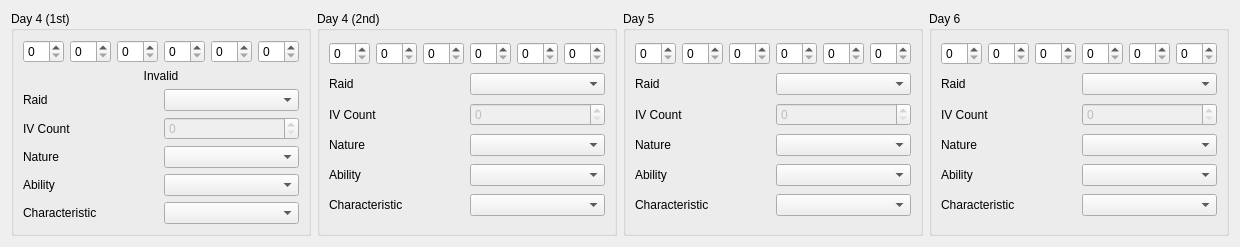
<?xml version="1.0" encoding="UTF-8"?>
<ui version="4.0">
 <class>RaidInfo35</class>
 <widget class="QWidget" name="RaidInfo35">
  <property name="geometry">
   <rect>
    <x>0</x>
    <y>0</y>
    <width>1212</width>
    <height>223</height>
   </rect>
  </property>
  <property name="windowTitle">
   <string>Form</string>
  </property>
  <layout class="QGridLayout" name="gridLayout">
   <item row="0" column="0">
    <widget class="QGroupBox" name="groupBoxDay4_1">
     <property name="sizePolicy">
      <sizepolicy hsizetype="Preferred" vsizetype="Preferred">
       <horstretch>0</horstretch>
       <verstretch>1</verstretch>
      </sizepolicy>
     </property>
     <property name="title">
      <string>Day 4 (1st)</string>
     </property>
     <layout class="QGridLayout" name="gridLayout_2">
      <item row="3" column="0">
       <widget class="QLabel" name="labelIVCountDay4_1">
        <property name="text">
         <string>IV Count</string>
        </property>
       </widget>
      </item>
      <item row="5" column="0">
       <widget class="QLabel" name="labelAbilityDay4_1">
        <property name="text">
         <string>Ability</string>
        </property>
       </widget>
      </item>
      <item row="6" column="0">
       <widget class="QLabel" name="labelCharacteristicDay4_1">
        <property name="text">
         <string>Characteristic</string>
        </property>
       </widget>
      </item>
      <item row="2" column="0">
       <widget class="QLabel" name="labelRaidDay4_1">
        <property name="text">
         <string>Raid</string>
        </property>
       </widget>
      </item>
      <item row="0" column="0" colspan="2">
       <layout class="QHBoxLayout" name="horizontalLayout">
        <item>
         <widget class="QSpinBox" name="spinBoxHPDay4_1">
          <property name="maximum">
           <number>31</number>
          </property>
         </widget>
        </item>
        <item>
         <widget class="QSpinBox" name="spinBoxAtkDay4_1">
          <property name="maximum">
           <number>31</number>
          </property>
         </widget>
        </item>
        <item>
         <widget class="QSpinBox" name="spinBoxDefDay4_1">
          <property name="maximum">
           <number>31</number>
          </property>
         </widget>
        </item>
        <item>
         <widget class="QSpinBox" name="spinBoxSpADay4_1">
          <property name="maximum">
           <number>31</number>
          </property>
         </widget>
        </item>
        <item>
         <widget class="QSpinBox" name="spinBoxSpDDay4_1">
          <property name="maximum">
           <number>31</number>
          </property>
         </widget>
        </item>
        <item>
         <widget class="QSpinBox" name="spinBoxSpeDay4_1">
          <property name="maximum">
           <number>31</number>
          </property>
         </widget>
        </item>
       </layout>
      </item>
      <item row="6" column="1">
       <widget class="QComboBox" name="comboBoxCharacteristicDay4_1"/>
      </item>
      <item row="4" column="0">
       <widget class="QLabel" name="labelNatureDay4_1">
        <property name="text">
         <string>Nature</string>
        </property>
       </widget>
      </item>
      <item row="2" column="1">
       <widget class="QComboBox" name="comboBoxRaidDay4_1"/>
      </item>
      <item row="5" column="1">
       <widget class="QComboBox" name="comboBoxAbilityDay4_1"/>
      </item>
      <item row="3" column="1">
       <widget class="QSpinBox" name="spinBoxIVCountDay4_1">
        <property name="enabled">
         <bool>false</bool>
        </property>
       </widget>
      </item>
      <item row="4" column="1">
       <widget class="QComboBox" name="comboBoxNatureDay4_1"/>
      </item>
      <item row="1" column="0" colspan="2">
       <widget class="QLabel" name="labelCheck">
        <property name="text">
         <string>Invalid</string>
        </property>
        <property name="alignment">
         <set>Qt::AlignCenter</set>
        </property>
       </widget>
      </item>
     </layout>
    </widget>
   </item>
   <item row="0" column="1">
    <widget class="QGroupBox" name="groupBoxDay4_2">
     <property name="sizePolicy">
      <sizepolicy hsizetype="Preferred" vsizetype="Preferred">
       <horstretch>0</horstretch>
       <verstretch>1</verstretch>
      </sizepolicy>
     </property>
     <property name="title">
      <string>Day 4 (2nd)</string>
     </property>
     <layout class="QGridLayout" name="gridLayout_5">
      <item row="0" column="0" colspan="2">
       <layout class="QHBoxLayout" name="horizontalLayout_2">
        <item>
         <widget class="QSpinBox" name="spinBoxHPDay4_2">
          <property name="maximum">
           <number>31</number>
          </property>
         </widget>
        </item>
        <item>
         <widget class="QSpinBox" name="spinBoxAtkDay4_2">
          <property name="maximum">
           <number>31</number>
          </property>
         </widget>
        </item>
        <item>
         <widget class="QSpinBox" name="spinBoxDefDay4_2">
          <property name="maximum">
           <number>31</number>
          </property>
         </widget>
        </item>
        <item>
         <widget class="QSpinBox" name="spinBoxSpADay4_2">
          <property name="maximum">
           <number>31</number>
          </property>
         </widget>
        </item>
        <item>
         <widget class="QSpinBox" name="spinBoxSpDDay4_2">
          <property name="maximum">
           <number>31</number>
          </property>
         </widget>
        </item>
        <item>
         <widget class="QSpinBox" name="spinBoxSpeDay4_2">
          <property name="maximum">
           <number>31</number>
          </property>
         </widget>
        </item>
       </layout>
      </item>
      <item row="1" column="0">
       <widget class="QLabel" name="labelRaidDay4_2">
        <property name="text">
         <string>Raid</string>
        </property>
       </widget>
      </item>
      <item row="1" column="1">
       <widget class="QComboBox" name="comboBoxRaidDay4_2"/>
      </item>
      <item row="2" column="0">
       <widget class="QLabel" name="labelIVCountDay4_2">
        <property name="text">
         <string>IV Count</string>
        </property>
       </widget>
      </item>
      <item row="2" column="1">
       <widget class="QSpinBox" name="spinBoxIVCountDay4_2">
        <property name="enabled">
         <bool>false</bool>
        </property>
       </widget>
      </item>
      <item row="3" column="0">
       <widget class="QLabel" name="labelNatureDay4_2">
        <property name="text">
         <string>Nature</string>
        </property>
       </widget>
      </item>
      <item row="3" column="1">
       <widget class="QComboBox" name="comboBoxNatureDay4_2"/>
      </item>
      <item row="4" column="0">
       <widget class="QLabel" name="labelAbilityDay4_2">
        <property name="text">
         <string>Ability</string>
        </property>
       </widget>
      </item>
      <item row="4" column="1">
       <widget class="QComboBox" name="comboBoxAbilityDay4_2"/>
      </item>
      <item row="5" column="0">
       <widget class="QLabel" name="labelCharacteristicDay4_2">
        <property name="text">
         <string>Characteristic</string>
        </property>
       </widget>
      </item>
      <item row="5" column="1">
       <widget class="QComboBox" name="comboBoxCharacteristicDay4_2"/>
      </item>
     </layout>
    </widget>
   </item>
   <item row="0" column="2">
    <widget class="QGroupBox" name="groupBoxDay5">
     <property name="sizePolicy">
      <sizepolicy hsizetype="Preferred" vsizetype="Preferred">
       <horstretch>0</horstretch>
       <verstretch>1</verstretch>
      </sizepolicy>
     </property>
     <property name="title">
      <string>Day 5</string>
     </property>
     <layout class="QGridLayout" name="gridLayout_6">
      <item row="0" column="0" colspan="2">
       <layout class="QHBoxLayout" name="horizontalLayout_3">
        <item>
         <widget class="QSpinBox" name="spinBoxHPDay5">
          <property name="maximum">
           <number>31</number>
          </property>
         </widget>
        </item>
        <item>
         <widget class="QSpinBox" name="spinBoxAtkDay5">
          <property name="maximum">
           <number>31</number>
          </property>
         </widget>
        </item>
        <item>
         <widget class="QSpinBox" name="spinBoxDefDay5">
          <property name="maximum">
           <number>31</number>
          </property>
         </widget>
        </item>
        <item>
         <widget class="QSpinBox" name="spinBoxSpADay5">
          <property name="maximum">
           <number>31</number>
          </property>
         </widget>
        </item>
        <item>
         <widget class="QSpinBox" name="spinBoxSpDDay5">
          <property name="maximum">
           <number>31</number>
          </property>
         </widget>
        </item>
        <item>
         <widget class="QSpinBox" name="spinBoxSpeDay5">
          <property name="maximum">
           <number>31</number>
          </property>
         </widget>
        </item>
       </layout>
      </item>
      <item row="1" column="0">
       <widget class="QLabel" name="labelRaidDay5">
        <property name="text">
         <string>Raid</string>
        </property>
       </widget>
      </item>
      <item row="1" column="1">
       <widget class="QComboBox" name="comboBoxRaidDay5"/>
      </item>
      <item row="2" column="0">
       <widget class="QLabel" name="labelIVCountDay5">
        <property name="text">
         <string>IV Count</string>
        </property>
       </widget>
      </item>
      <item row="2" column="1">
       <widget class="QSpinBox" name="spinBoxIVCountDay5">
        <property name="enabled">
         <bool>false</bool>
        </property>
       </widget>
      </item>
      <item row="3" column="0">
       <widget class="QLabel" name="labelNatureDay5">
        <property name="text">
         <string>Nature</string>
        </property>
       </widget>
      </item>
      <item row="3" column="1">
       <widget class="QComboBox" name="comboBoxNatureDay5"/>
      </item>
      <item row="4" column="0">
       <widget class="QLabel" name="labelAbilityDay5">
        <property name="text">
         <string>Ability</string>
        </property>
       </widget>
      </item>
      <item row="4" column="1">
       <widget class="QComboBox" name="comboBoxAbilityDay5"/>
      </item>
      <item row="5" column="0">
       <widget class="QLabel" name="labelCharacteristicDay5">
        <property name="text">
         <string>Characteristic</string>
        </property>
       </widget>
      </item>
      <item row="5" column="1">
       <widget class="QComboBox" name="comboBoxCharacteristicDay5"/>
      </item>
     </layout>
    </widget>
   </item>
   <item row="0" column="3">
    <widget class="QGroupBox" name="groupBoxDay6">
     <property name="sizePolicy">
      <sizepolicy hsizetype="Preferred" vsizetype="Preferred">
       <horstretch>0</horstretch>
       <verstretch>1</verstretch>
      </sizepolicy>
     </property>
     <property name="title">
      <string>Day 6</string>
     </property>
     <layout class="QGridLayout" name="gridLayout_7">
      <item row="0" column="0" colspan="2">
       <layout class="QHBoxLayout" name="horizontalLayout_4">
        <item>
         <widget class="QSpinBox" name="spinBoxHPDay6">
          <property name="maximum">
           <number>31</number>
          </property>
         </widget>
        </item>
        <item>
         <widget class="QSpinBox" name="spinBoxAtkDay6">
          <property name="maximum">
           <number>31</number>
          </property>
         </widget>
        </item>
        <item>
         <widget class="QSpinBox" name="spinBoxDefDay6">
          <property name="maximum">
           <number>31</number>
          </property>
         </widget>
        </item>
        <item>
         <widget class="QSpinBox" name="spinBoxSpADay6">
          <property name="maximum">
           <number>31</number>
          </property>
         </widget>
        </item>
        <item>
         <widget class="QSpinBox" name="spinBoxSpDDay6">
          <property name="maximum">
           <number>31</number>
          </property>
         </widget>
        </item>
        <item>
         <widget class="QSpinBox" name="spinBoxSpeDay6">
          <property name="maximum">
           <number>31</number>
          </property>
         </widget>
        </item>
       </layout>
      </item>
      <item row="1" column="0">
       <widget class="QLabel" name="labelRaidDay6">
        <property name="text">
         <string>Raid</string>
        </property>
       </widget>
      </item>
      <item row="1" column="1">
       <widget class="QComboBox" name="comboBoxRaidDay6"/>
      </item>
      <item row="2" column="0">
       <widget class="QLabel" name="labelIVCountDay6">
        <property name="text">
         <string>IV Count</string>
        </property>
       </widget>
      </item>
      <item row="2" column="1">
       <widget class="QSpinBox" name="spinBoxIVCountDay6">
        <property name="enabled">
         <bool>false</bool>
        </property>
       </widget>
      </item>
      <item row="3" column="0">
       <widget class="QLabel" name="labelNatureDay6">
        <property name="text">
         <string>Nature</string>
        </property>
       </widget>
      </item>
      <item row="3" column="1">
       <widget class="QComboBox" name="comboBoxNatureDay6"/>
      </item>
      <item row="4" column="0">
       <widget class="QLabel" name="labelAbilityDay6">
        <property name="text">
         <string>Ability</string>
        </property>
       </widget>
      </item>
      <item row="4" column="1">
       <widget class="QComboBox" name="comboBoxAbilityDay6"/>
      </item>
      <item row="5" column="0">
       <widget class="QLabel" name="labelCharacteristicDay6">
        <property name="text">
         <string>Characteristic</string>
        </property>
       </widget>
      </item>
      <item row="5" column="1">
       <widget class="QComboBox" name="comboBoxCharacteristicDay6"/>
      </item>
     </layout>
    </widget>
   </item>
  </layout>
 </widget>
 <tabstops>
  <tabstop>spinBoxHPDay4_1</tabstop>
  <tabstop>spinBoxAtkDay4_1</tabstop>
  <tabstop>spinBoxDefDay4_1</tabstop>
  <tabstop>spinBoxSpADay4_1</tabstop>
  <tabstop>spinBoxSpDDay4_1</tabstop>
  <tabstop>spinBoxSpeDay4_1</tabstop>
  <tabstop>comboBoxRaidDay4_1</tabstop>
  <tabstop>spinBoxIVCountDay4_1</tabstop>
  <tabstop>comboBoxNatureDay4_1</tabstop>
  <tabstop>comboBoxAbilityDay4_1</tabstop>
  <tabstop>comboBoxCharacteristicDay4_1</tabstop>
  <tabstop>spinBoxHPDay4_2</tabstop>
  <tabstop>spinBoxAtkDay4_2</tabstop>
  <tabstop>spinBoxDefDay4_2</tabstop>
  <tabstop>spinBoxSpADay4_2</tabstop>
  <tabstop>spinBoxSpDDay4_2</tabstop>
  <tabstop>spinBoxSpeDay4_2</tabstop>
  <tabstop>comboBoxRaidDay4_2</tabstop>
  <tabstop>spinBoxIVCountDay4_2</tabstop>
  <tabstop>comboBoxNatureDay4_2</tabstop>
  <tabstop>comboBoxAbilityDay4_2</tabstop>
  <tabstop>comboBoxCharacteristicDay4_2</tabstop>
  <tabstop>spinBoxHPDay5</tabstop>
  <tabstop>spinBoxAtkDay5</tabstop>
  <tabstop>spinBoxDefDay5</tabstop>
  <tabstop>spinBoxSpADay5</tabstop>
  <tabstop>spinBoxSpDDay5</tabstop>
  <tabstop>spinBoxSpeDay5</tabstop>
  <tabstop>comboBoxRaidDay5</tabstop>
  <tabstop>spinBoxIVCountDay5</tabstop>
  <tabstop>comboBoxNatureDay5</tabstop>
  <tabstop>comboBoxAbilityDay5</tabstop>
  <tabstop>comboBoxCharacteristicDay5</tabstop>
  <tabstop>spinBoxHPDay6</tabstop>
  <tabstop>spinBoxAtkDay6</tabstop>
  <tabstop>spinBoxDefDay6</tabstop>
  <tabstop>spinBoxSpADay6</tabstop>
  <tabstop>spinBoxSpDDay6</tabstop>
  <tabstop>spinBoxSpeDay6</tabstop>
  <tabstop>comboBoxRaidDay6</tabstop>
  <tabstop>spinBoxIVCountDay6</tabstop>
  <tabstop>comboBoxNatureDay6</tabstop>
  <tabstop>comboBoxAbilityDay6</tabstop>
  <tabstop>comboBoxCharacteristicDay6</tabstop>
 </tabstops>
 <resources/>
 <connections/>
</ui>
